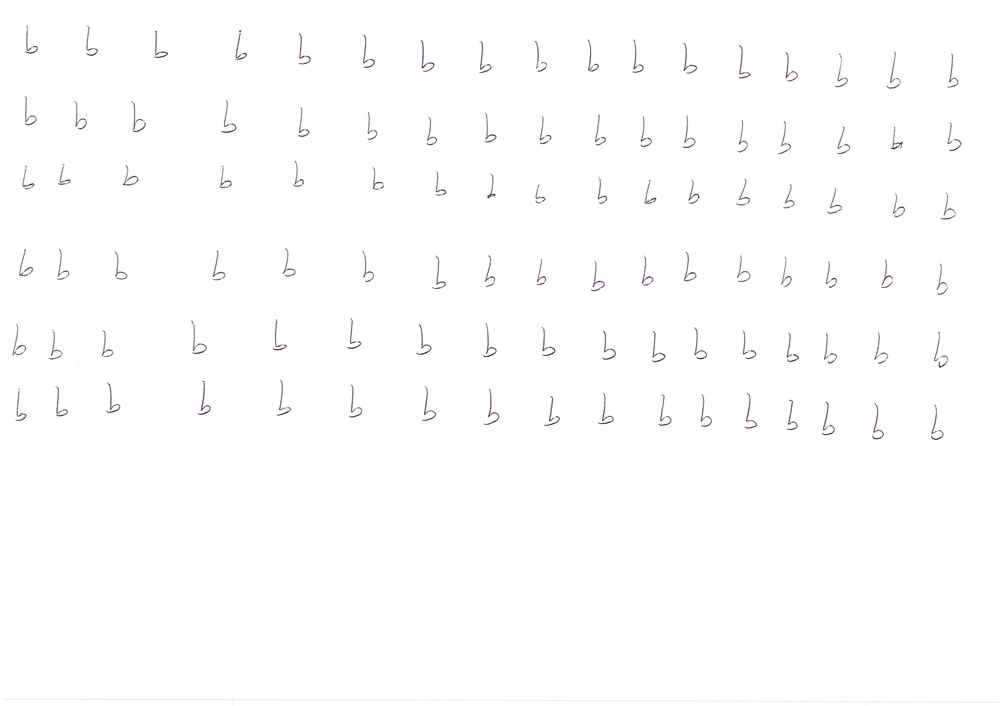
#> input picture 2_handwritten_recognition/data/raw/b.jpg, 1000 x 706 px, shrunk from 4665 x 3292 before the run
$ python -i extract_contour.py   (imports and definitions only)
#> lines starting #> are read from the running program, lines starting #| are printed output that depends on the picture; after the words box and inside, x2 and y2 are one past the last pixel; in counts of white or black regions, pixels touching at a corner belong together
import cv2
import numpy as np

def extract_contours(raw_file):
    # read the img
#> called with raw_file = '../../data/raw/b.jpg'
    image = cv2.imread(raw_file)
#> image is the input picture: shape (706, 1000, 3); mean B, G, R 253.6, 253.5, 253.6

    # Convert to gray level.
    gray = cv2.cvtColor(image, cv2.COLOR_BGR2GRAY)

    # Add a blur to reduce noise.
    blurred = cv2.GaussianBlur(gray, (5, 5), 0)

    # Appliquer un seuil binaire (inversé pour avoir le texte en blanc)
    _, binary = cv2.threshold(blurred, 0, 255, cv2.THRESH_BINARY_INV + cv2.THRESH_OTSU)
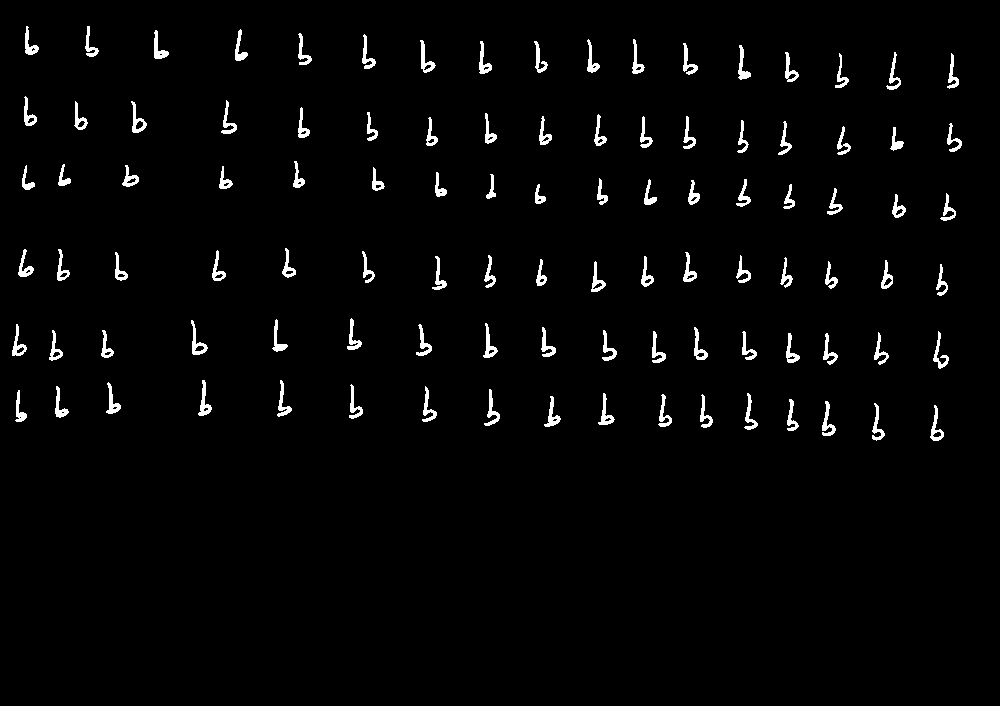
#> binary: shape (706, 1000); 2.3% white; 102 white regions, largest, box (x1, y1, x2, y2) and area: (191, 320, 208, 355) 199, (198, 380, 212, 416) 199, (822, 401, 836, 436) 198

    # Nettoyer l'image avec des opérations morphologiques
    kernel = np.ones((2, 2), np.uint8)
    cleaned = cv2.morphologyEx(binary, cv2.MORPH_OPEN, kernel, iterations=1)
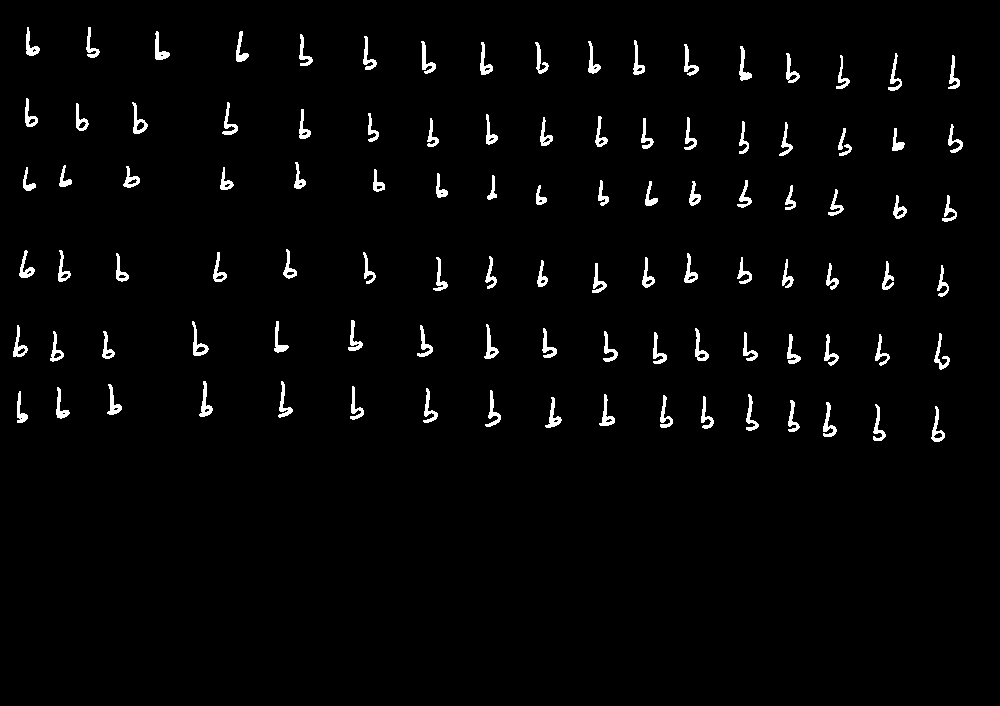
#> cleaned: shape (706, 1000); 2.3% white; 103 white regions

    # Détecter les contours
    contours, _ = cv2.findContours(cleaned, cv2.RETR_EXTERNAL, cv2.CHAIN_APPROX_SIMPLE)
#> contours = 103 contours; largest, box (x1, y1, x2, y2) and area: (192, 321, 209, 356) 188, (132, 102, 148, 134) 187, (931, 406, 945, 442) 170, (199, 381, 213, 417) 164, (484, 324, 499, 359) 162

    return gray, contours

>>> result = extract_contours('../../data/raw/b.jpg')

$ run again, on 2_handwritten_recognition/data/raw/y.jpg
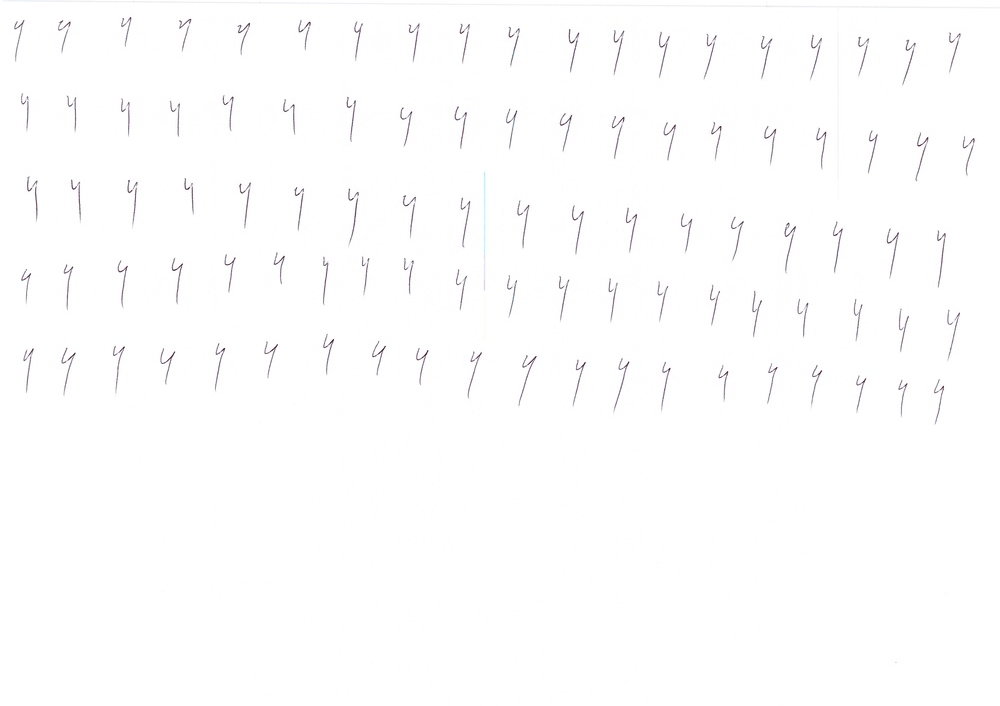
#> input picture 2_handwritten_recognition/data/raw/y.jpg, 1000 x 706 px, shrunk from 4665 x 3292 before the run
#> in extract_contours, image is the input picture: shape (706, 1000, 3); mean B, G, R 253.6, 253.4, 253.6
#> in extract_contours, `_, binary = cv2.threshold(blurred, 0, 255, cv2.THRESH_BINARY_INV + cv2..`:
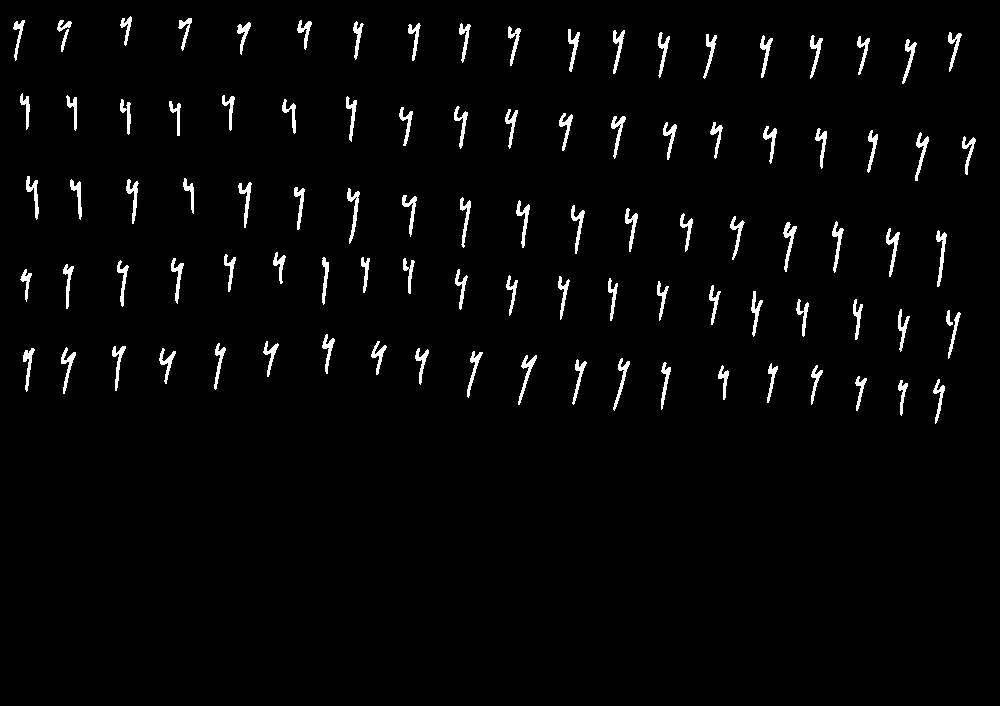
#> binary: shape (706, 1000); 2.6% white; 98 white regions, largest, box (x1, y1, x2, y2) and area: (347, 188, 360, 244) 247, (783, 222, 797, 272) 244, (518, 355, 537, 405) 240
#> in extract_contours, `cleaned = cv2.morphologyEx(binary, cv2.MORPH_OPEN, kernel, iterations=1)`:
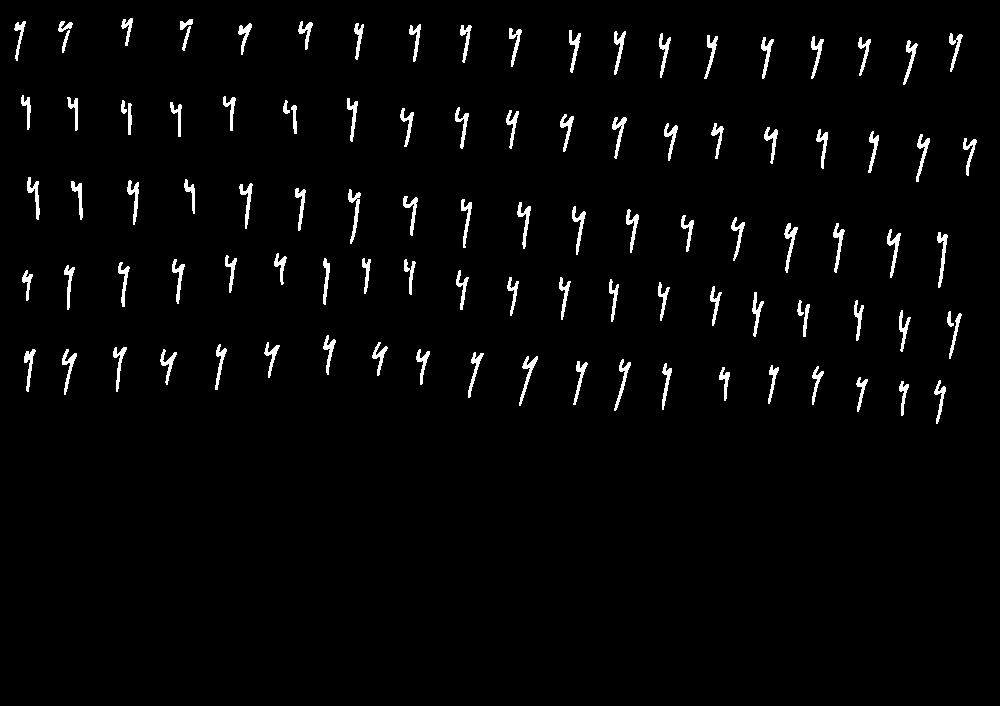
#> cleaned: shape (706, 1000); 2.5% white; 102 white regions
#> contours = 102 contours; largest, box (x1, y1, x2, y2) and area: (784, 223, 798, 273) 179, (519, 356, 538, 406) 175, (348, 189, 361, 244) 174, (937, 232, 948, 288) 170, (887, 229, 901, 278) 170

$ run again, on 2_handwritten_recognition/data/raw/z.jpg
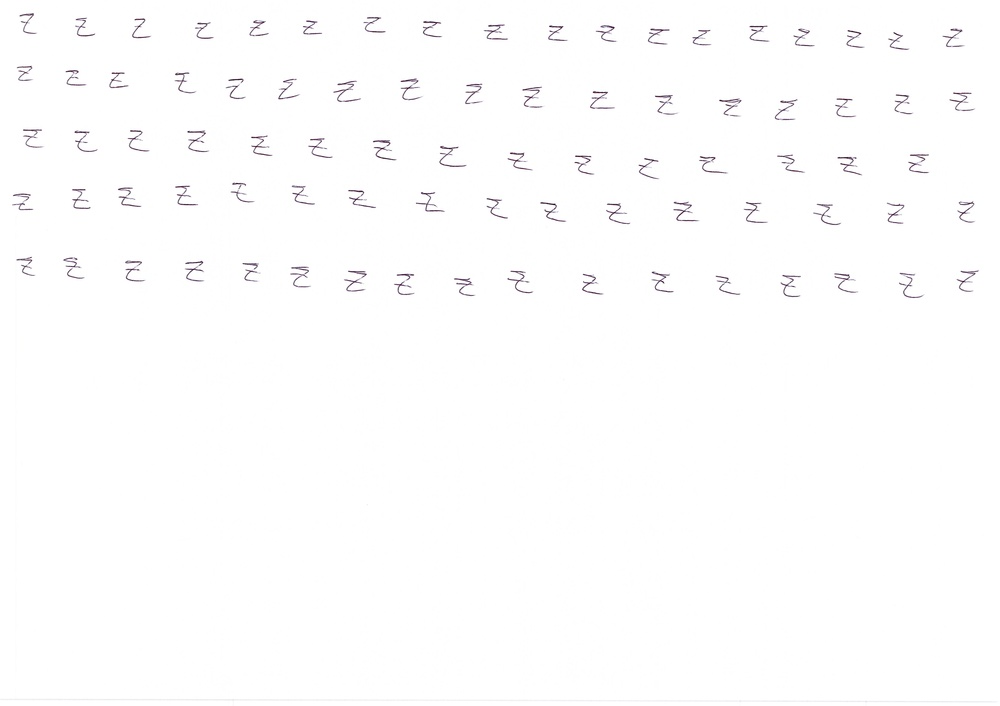
#> input picture 2_handwritten_recognition/data/raw/z.jpg, 1000 x 706 px, shrunk from 4665 x 3292 before the run
#> in extract_contours, image is the input picture: shape (706, 1000, 3); mean B, G, R 253.4, 253.2, 253.4
#> in extract_contours, `_, binary = cv2.threshold(blurred, 0, 255, cv2.THRESH_BINARY_INV + cv2..`:
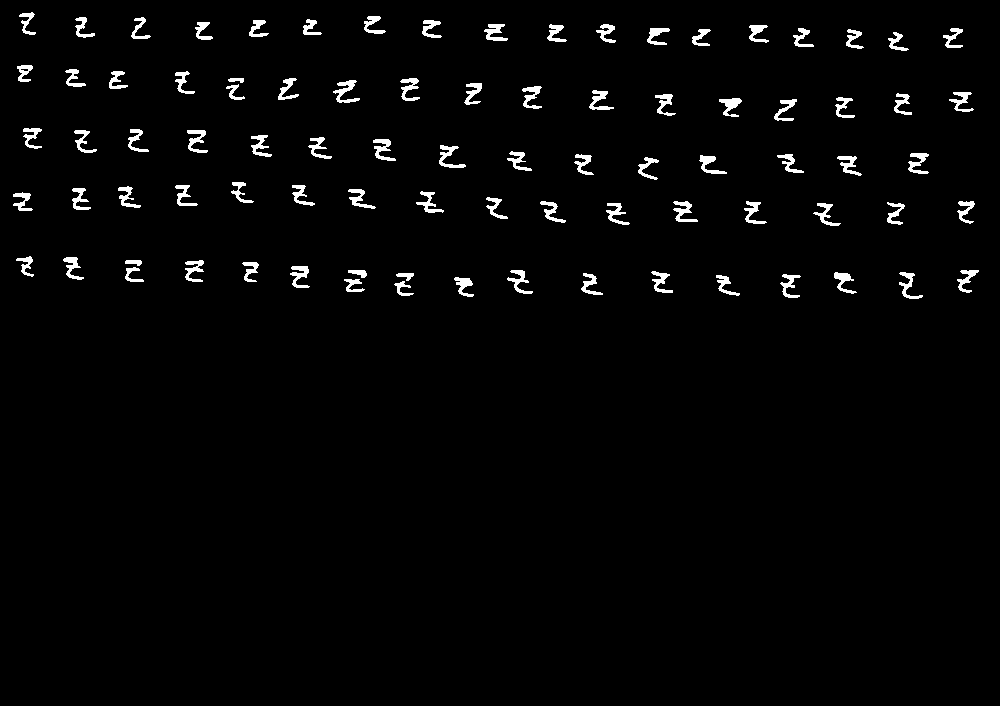
#> binary: shape (706, 1000); 2.3% white; 87 white regions, largest, box (x1, y1, x2, y2) and area: (333, 80, 360, 103) 257, (673, 201, 698, 222) 240, (439, 145, 466, 168) 236
#> in extract_contours, `cleaned = cv2.morphologyEx(binary, cv2.MORPH_OPEN, kernel, iterations=1)`:
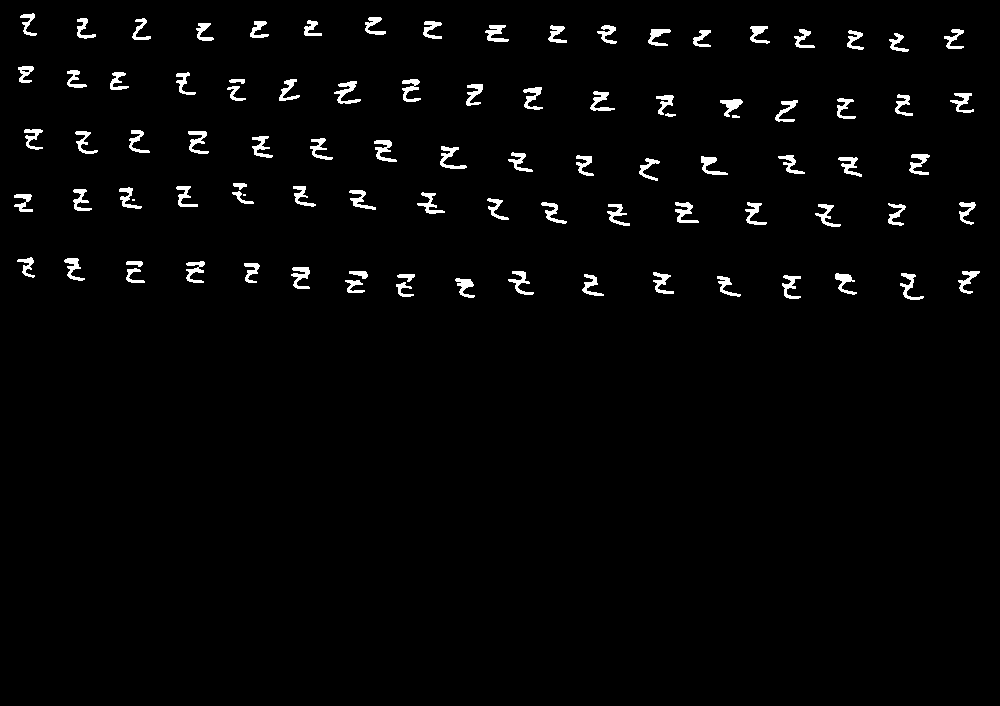
#> cleaned: shape (706, 1000); 2.2% white; 92 white regions (2 under 20 px)
#> contours = 92 contours, 4 with area under 20; largest, box (x1, y1, x2, y2) and area: (334, 81, 361, 104) 190, (675, 202, 699, 223) 174, (440, 146, 467, 169) 172, (291, 267, 310, 289) 172, (374, 140, 397, 162) 172
